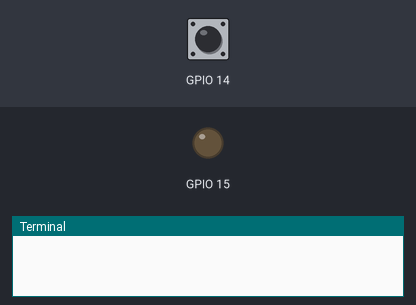
A program run on a simulated Raspberry Pi (BCM pin numbers). On the bench: output pins drawn as LEDs (lit = HIGH), the last lines printed to the terminal. The inputs (shaded band) are chosen by the test bench; at power-on: GPIO 14 LOW.

Above: at 1.2 s.
1.3 s: GPIO 14 pulled HIGH for 0.15 s
At 1.8 s:
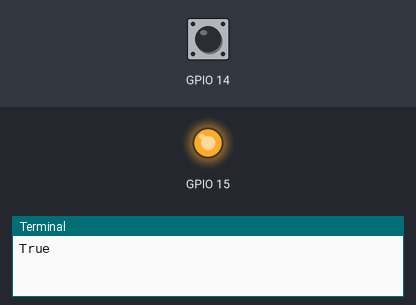
2.9 s: GPIO 14 pulled HIGH for 1 s
At 4.2 s:
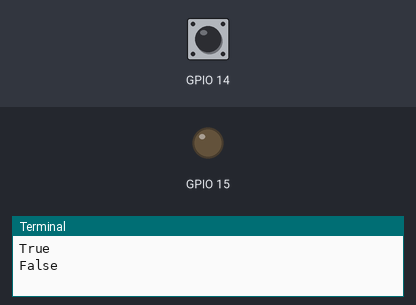
5.4 s: GPIO 14 pulled HIGH for 3.2 s
At 6.1 s:
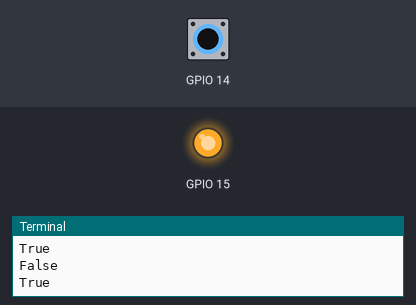
Timing chart, 0 to 8.4 s (numbered marks = the images above; inputs shaded):
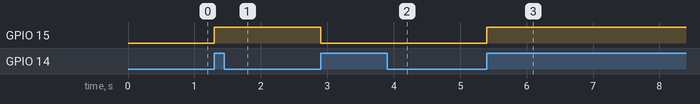

The program:

toggle.py
```python
#!/usr/bin/env python
# -*- coding: utf-8 -*-

import RPi.GPIO as GPIO
from time import sleep

def my_callback(channnel):
    global ledState

    if channnel==14:
        # GPIO.LOWだったらHIGHに GPIO.HIGHだったらLOWに変更する
        ledState = not ledState
        print ledState

        GPIO.output(15, ledState)


GPIO.setmode(GPIO.BCM)
# initial = GPIO.LOWとすることでプログラム実行時にLEDのが消灯された状態になる
GPIO.setup(15, GPIO.OUT, initial=GPIO.LOW)
GPIO.setup(14, GPIO.IN, pull_up_down=GPIO.PUD_DOWN)
GPIO.add_event_detect(14, GPIO.RISING, callback=my_callback, bouncetime=200)

ledState = GPIO.LOW

# プログラムが終了しないように無限ループさせている
try:
    while True:
        sleep(0.01)

except KeyboardInterrupt:
    pass


GPIO.cleanup()
```

Measured:
- after the input at 1.3 s, GPIO 15: LOW → HIGH at once
- after the input at 2.9 s, GPIO 15: HIGH → LOW at once
- after the input at 5.4 s, GPIO 15: LOW → HIGH at once
